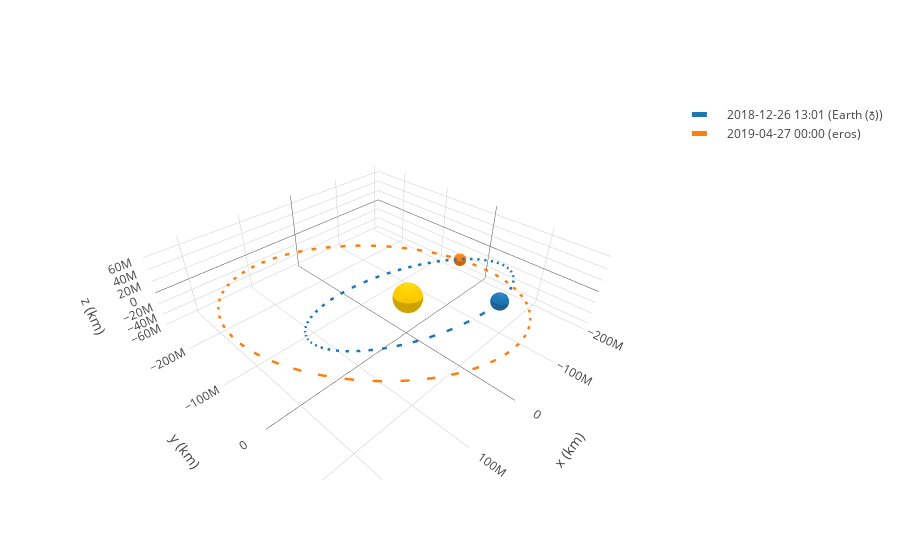

Source (notebook cell):
### Code cell
frame = OrbitPlotter3D()

frame.plot(Orbit.from_body_ephem(Earth), label=Earth)
frame.plot(eros, label='eros')

frame.show()
